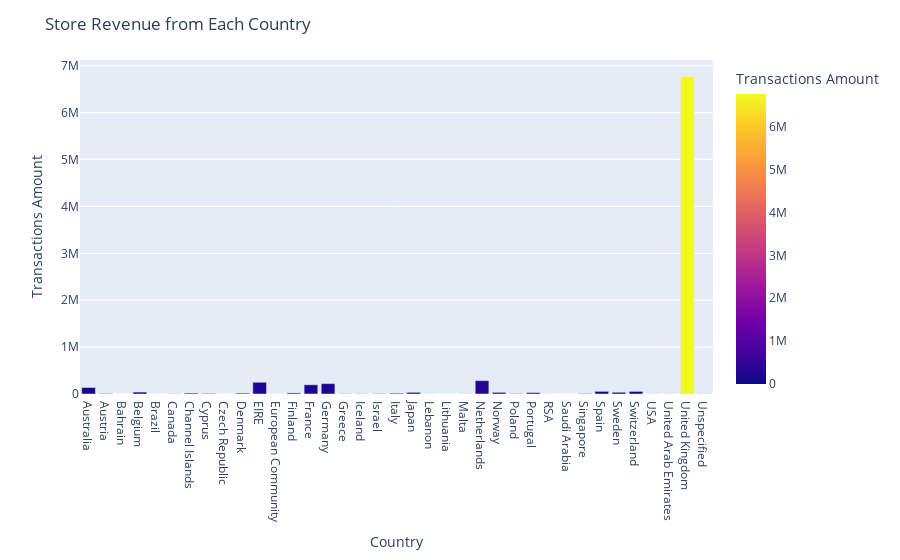

Source (notebook cell):
### Code cell
fig1 = px.bar(revnue, x='Country', y='Transactions Amount', color='Transactions Amount')
fig1.update_layout(title='Store Revenue from Each Country')
py.iplot(fig1)

### Figure 1 — Plotly figure (JSON) as saved in the notebook; plotly's stock layout.template omitted (floating-point values rounded to 4 significant figures)
{"data": [{"alignmentgroup": "True", "hovertemplate": "Country=%{x}<br>Transactions Amount=%{marker.color}<extra></extra>", "legendgroup": "", "marker": {"color": [138500.0, 9439.0, 548.4, 41270.0, 1144.0, 3666.0, 20090.0, 11330.0, 707.7, 18310.0, 250300.0, 1292.0, 22330.0, 196700.0, 221700.0, 4711.0, 4310.0, 6994.0, 16890.0, 35340.0, 1694.0, 1661.0, 2505.0, 284700.0, 35160.0, 7213.0, 29060.0, 1002.0, 131.2, 9120.0, 56040.0, 36600.0, 55520.0, 1731.0, 1902.0, 6767000.0, 2667.0], "coloraxis": "coloraxis"}, "name": "", "offsetgroup": "", "orientation": "v", "showlegend": false, "textposition": "auto", "type": "bar", "x": ["Australia", "Austria", "Bahrain", "Belgium", "Brazil", "Canada", "Channel Islands", "Cyprus", "Czech Republic", "Denmark", "EIRE", "European Community", "Finland", "France", "Germany", "Greece", "Iceland", "Israel", "Italy", "Japan", "Lebanon", "Lithuania", "Malta", "Netherlands", "Norway", "Poland", "Portugal", "RSA", "Saudi Arabia", "Singapore", "Spain", "Sweden", "Switzerland", "USA", "United Arab Emirates", "United Kingdom", "Unspecified"], "xaxis": "x", "y": [138500.0, 9439.0, 548.4, 41270.0, 1144.0, 3666.0, 20090.0, 11330.0, 707.7, 18310.0, 250300.0, 1292.0, 22330.0, 196700.0, 221700.0, 4711.0, 4310.0, 6994.0, 16890.0, 35340.0, 1694.0, 1661.0, 2505.0, 284700.0, 35160.0, 7213.0, 29060.0, 1002.0, 131.2, 9120.0, 56040.0, 36600.0, 55520.0, 1731.0, 1902.0, 6767000.0, 2667.0], "yaxis": "y"}], "layout": {"barmode": "relative", "coloraxis": {"colorbar": {"title": {"text": "Transactions Amount"}}, "colorscale": [[0, "#0d0887"], [0.1111, "#46039f"], [0.2222, "#7201a8"], [0.3333, "#9c179e"], [0.4444, "#bd3786"], [0.5556, "#d8576b"], [0.6667, "#ed7953"], [0.7778, "#fb9f3a"], [0.8889, "#fdca26"], [1, "#f0f921"]]}, "legend": {"tracegroupgap": 0}, "margin": {"t": 60}, "title": {"text": "Store Revenue from Each Country"}, "xaxis": {"anchor": "y", "domain": [0, 1], "title": {"text": "Country"}}, "yaxis": {"anchor": "x", "domain": [0, 1], "title": {"text": "Transactions Amount"}}}}
